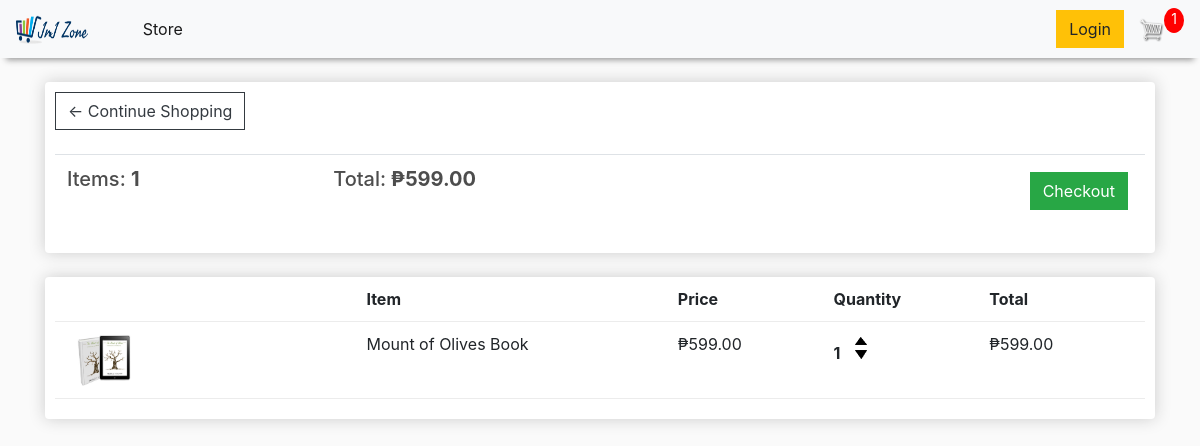
The page /cart/ (signed in) on the database as committed earlier.
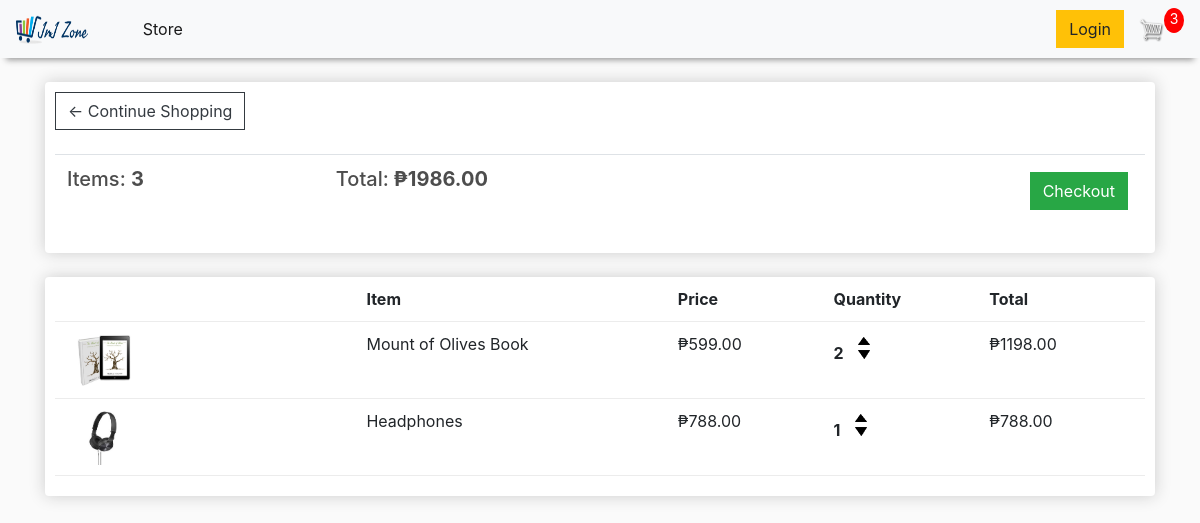
The same page on the database as committed later.
### store/models.py (models this page shows, shortened)
class Order(models.Model):
	customer = models.ForeignKey(Customer, on_delete=models.SET_NULL, blank=True, null=True)
	date_ordered = models.DateTimeField(auto_now_add=True)
	complete = models.BooleanField(default=False, null=True, blank=False)
	transaction_id = models.CharField(max_length=200, null=True)
	@property
	def get_cart_total(self):
		orderitems = self.orderitem_set.all()
		total = sum([item.get_total for item in orderitems])
		return total
	@property
	def get_cart_items(self):
		orderitems = self.orderitem_set.all()
		total = sum([item.quantity for item in orderitems])
		return total

class OrderItem(models.Model):
	product = models.ForeignKey(Product, on_delete=models.SET_NULL, blank=True, null=True)
	order = models.ForeignKey(Order, on_delete=models.SET_NULL, blank=True, null=True)
	quantity = models.IntegerField(default=0, null=True, blank=True)
	date_added = models.DateTimeField(auto_now_add=True)
	@property
	def get_total(self):
		total = self.product.price * self.quantity
		return total

class Product(models.Model):
	name = models.CharField(max_length=200, null=True)
	price = models.DecimalField(max_digits=7, decimal_places=2)
	digital = models.BooleanField(default=False, null=True, blank=False)
	image = models.ImageField(null=True, blank=True)
	@property
	def imageURL(self):
		try:
			url = self.image.url
		except:
			url = ''
		return url

### store/views.py (the view)
# urls.py: path('cart/', cart, name='cart'),
def cart(request):
	data = cartData(request)
	cartItems = data['cartItems']
	order = data['order']
	items = data['items']
	context = {'items':items, 'order':order, 'cartItems':cartItems}
	return render(request, 'store/cart.html', context)

### store/utils.py (called while the page is built)
def cartData(request):
	if request.user.is_authenticated:
		customer = request.user.customer
		order, created = Order.objects.get_or_create(customer=customer, complete=False)
		items = order.orderitem_set.all()
		cartItems = order.get_cart_items
	else:
		cookieData = cookieCart(request)
		cartItems = cookieData['cartItems']
		order = cookieData['order']
		items = cookieData['items']
	return {'cartItems': cartItems, 'order': order, 'items': items}

### store/templates/store/cart.html (shortened to what this page needs)
{% extends 'store/main.html' %}
{% load static %}
{% block content %}
	<div class="row">
		<div class="col-lg-12">
			<div class="box-element">
				<a  class="btn btn-outline-dark" href="{% url 'store' %}">&#x2190; Continue Shopping</a>
				<br>
				<br>
				<table class="table">
					<tr>
						<th><h5>Items: <strong>{{ order.get_cart_items }}</strong></h5></th>
						<th><h5>Total:<strong> &#8369;{{ order.get_cart_total|floatformat:2 }}</strong></h5></th>
						<th>
							<a  style="float:right; margin:5px;" class="btn btn-success" href="{% url 'checkout' %}">Checkout</a>
						</th>
					</tr>
				</table>
			</div>
			<br>
			<div class="box-element">
				<div class="cart-row">
					<div style="flex:2"></div>
					<div style="flex:2"><strong>Item</strong></div>
					<div style="flex:1"><strong>Price</strong></div>
					<div style="flex:1"><strong>Quantity</strong></div>
					<div style="flex:1"><strong>Total</strong></div>
				</div>
				{% for item in items %}
				<div class="cart-row">
					<div style="flex:2"><img class="row-image" src="{{item.product.imageURL}}"></div>
					<div style="flex:2"><p>{{ item.product.name }}</p></div>
					<div style="flex:1"><p>&#8369;{{ item.product.price|floatformat:2 }}</p></div>
					<div style="flex:1">
						<p class="quantity">{{ item.quantity }}</p>
						<div class="quantity">
							<img data-product={{item.product.id}} data-action="add" class="chg-quantity update-cart" src="{% static 'images/arrow-up.png' %}">
							<img data-product={{item.product.id}} data-action="remove" class="chg-quantity update-cart" src="{% static 'images/arrow-down.png' %}">
						</div>
					</div>
					<div style="flex:1"><p>&#8369;{{ item.get_total }}</p></div>
				</div>
				{% endfor %}
		</div>
	</div>
{% endblock content %}

Rows that differ between the two databases and show on the page:
changed through a linked row, Order: get_cart_items "1" → "3"; get_cart_total "599.00" → "1986.00"
changed OrderItem "Mount of Olives Book": quantity "1" → "2"; get_total "599.00" → "1198.00"
added OrderItem: product.imageURL (picture), product.name "Headphones", product.price "788.00", quantity "1", get_total "788.00"
Other text that changed with them:
{{ cartItems }}: "1" → "3"
